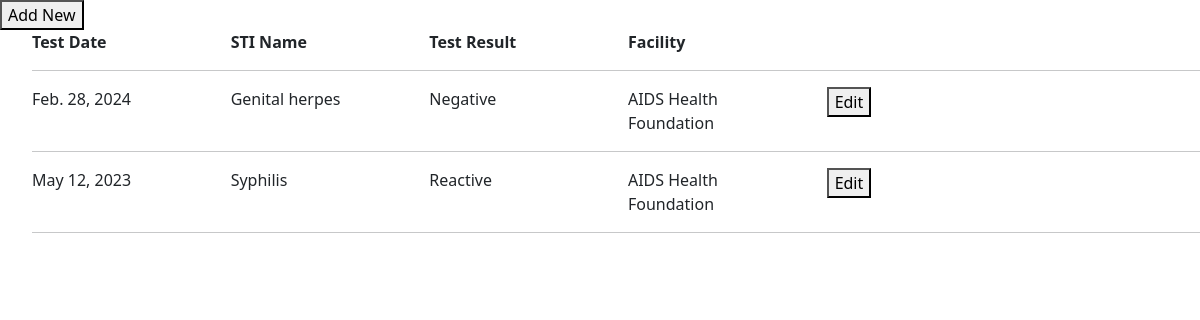
The page /client/sti_list/14/ (signed in) on the database its author committed.
### prep_app/models.py (models this page shows, shortened)
class STI_TestsDone(models.Model):
    client = models.ForeignKey("Client", blank=False, null=False, on_delete=models.PROTECT)
    test_date = models.DateField(blank=False, null=False)
    sti_test_name = models.ForeignKey("STI_TestCodes", blank=False, null=False, on_delete=models.PROTECT)
    test_results = models.ForeignKey("STI_Results", blank=False, null=False, on_delete=models.PROTECT)
    deactivated_at = models.BooleanField(default=False)
    facility = models.ForeignKey("Facility", on_delete=models.CASCADE)

class STI_TestCodes(models.Model):
    name = models.CharField(max_length=255, blank=False, null=False)
    code = models.CharField(max_length=255, blank=False, null=False)
    deactivated_at = models.BooleanField(default=False)
    def __str__(self):
        return "%s" % (self.name)

class STI_Results(models.Model):
    name = models.CharField(max_length=255, blank=False, null=False)
    code = models.CharField(max_length=255, blank=False, null=False)
    deactivated_at = models.BooleanField(default=False)
    def __str__(self):
        return "%s" % (self.name)

class Facility(TSIS2BaseModel):
    name = models.CharField(max_length=255, blank=False, null=False)
    code = models.CharField(max_length=255, blank=False, null=False, unique=True)
    lab_ref_code = models.CharField(max_length=255, blank=True, null=True, verbose_name='LAB reference code')
    address1 = models.CharField(max_length=255, blank=True, null=True)
    parish = models.ForeignKey("Parish", blank=False, null=False,
                               related_name='facility_parish', on_delete=models.PROTECT)
    organization = models.ForeignKey("Organization", blank=False, null=False, related_name="facility_organization", on_delete=models.PROTECT)

### prep_app/views.py (the view)
# urls.py: path('sti_list/<int:client_id>/', sti_list, name='sti_list'),
def sti_list(request, client_id):
    if request.session.get('User') is None:
        return redirect('login_user')
    client = get_object_or_404(Client, pk=client_id)
    sti = STI_TestsDone.objects.filter(client_id=client_id).order_by('-test_date')
    return render(request, 'sti_list.html', {'sti': sti, 'client_id': client_id})

### prep_app/base_model.py (called while the page is built)
    def get_queryset(self):
        if self.include_deleted:
            return TSIS2BaseQuerySet(self.model)
        return TSIS2BaseQuerySet(self.model).filter(deleted_at=None)

### accounts/templates/sti_list.html (shortened to what this page needs)
{% load widget_tweaks %}
{% load bootstrap5 %}
{% bootstrap_css %}
{% load crispy_forms_tags %}
</head>
{% block content %}
<div class="col-md-4">  <button onclick="popup2({{ client.id }})">Add New</button>  </div>
<ul>
  <b><div class="row">
        <div class="col-md-2"> Test Date</div>
        <div class="col-md-2"> STI Name </div>
        <div class="col-md-2">  Test Result </div>
        <div class="col-md-3"> Facility </div>
        <div class="col-md-3">  </div>
  </div> </b>
<hr>
{% for s in sti %}
<div class="row">
    <div class="col-md-2">  {{ s.test_date }}</div>
    <div class="col-md-2">  {{ s.sti_test_name }}</div>
    <div class="col-md-2">  {{ s.test_results }}</div>
    <div class="col-md-2">  {{ s.facility.name }}</div>
    <div class="col-md-2"> <button onclick="popup({{ s.id }})">Edit</button>  </div>
  </div>
  <hr>
{% empty %}
<p style="font-size:12px; "> No data found - Click <b>'Add New'</b> to create new record </p>
{% endfor %}
</ul>
{% endblock %}

### rows shown on the page
STI_TestsDone: test_date "Feb. 28, 2024", sti_test_name "Genital herpes", test_results "Negative", facility.name "AIDS Health Foundation"
STI_TestsDone: test_date "May 12, 2023", sti_test_name "Syphilis", test_results "Reactive", facility.name "AIDS Health Foundation"
